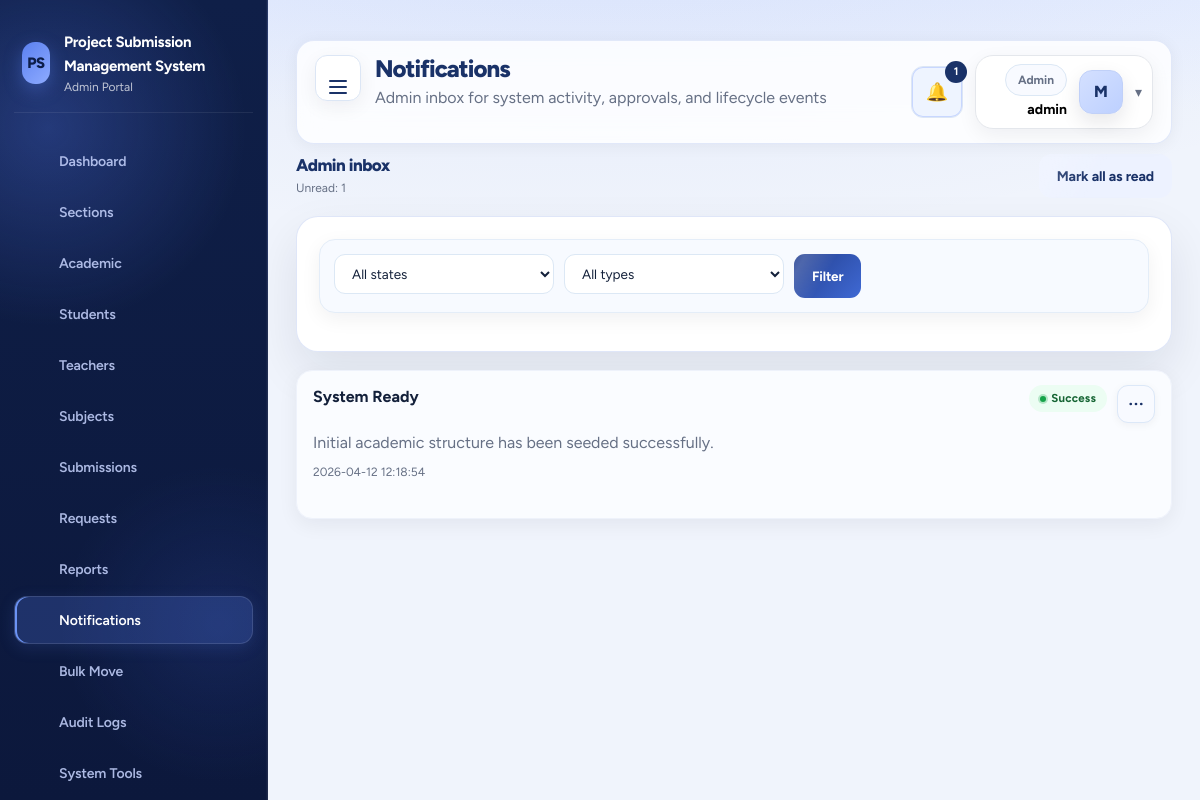
/project/admin/notifications.php (signed in), run on the app's committed database.
### tables this page shows
CREATE TABLE notifications (
    id INT AUTO_INCREMENT PRIMARY KEY,
    user_type ENUM('admin', 'teacher', 'student') NOT NULL,
    user_id INT NOT NULL,
    title VARCHAR(255) NOT NULL,
    message TEXT NOT NULL,
    type ENUM('info', 'success', 'warning') NOT NULL DEFAULT 'info',
    is_read TINYINT(1) NOT NULL DEFAULT 0,
    created_at TIMESTAMP DEFAULT CURRENT_TIMESTAMP,
    INDEX idx_notifications_user (user_type, user_id),
    INDEX idx_notifications_read (is_read)
);

### project/backend/config/app.php (called while the page is built, shortened)
<?php
function url(string $path = ''): string {
    return rtrim(APP_URL, '/') . '/' . ltrim($path, '/');
}
function asset_url(string $file): string {
    $relative = 'backend/assets/' . ltrim($file, '/');
    $absolute = dirname(__DIR__) . '/assets/' . ltrim($file, '/');
    $version = is_file($absolute) ? ('?v=' . filemtime($absolute)) : '';
    return url($relative) . $version;
}
function h(?string $value): string { return htmlspecialchars((string) $value, ENT_QUOTES, 'UTF-8'); }

### project/backend/config/auth.php (called while the page is built, shortened)
<?php
require_once __DIR__ . '/db.php';
function current_portal_role(): ?string {
    static $portalRole = null;
    static $resolved = false;
    if ($resolved) {
        return $portalRole;
    }
    $scriptPath = str_replace('\\', '/', $_SERVER['SCRIPT_NAME'] ?? '');
    $segments = array_values(array_filter(explode('/', trim($scriptPath, '/'))));
    $portalRole = $segments[1] ?? null;
    $resolved = true;
    return $portalRole;
}
function session_auth_store(): array {
    $auth = $_SESSION['auth'] ?? [];
    return is_array($auth) ? $auth : [];
}
function current_role(): ?string {
    $portalRole = current_portal_role();
    $auth = session_auth_store();
    if ($portalRole && isset($auth[$portalRole]['user'])) {
        return $portalRole;
    }
    return null;
}
function current_user(): ?array {
    $portalRole = current_portal_role();
    $auth = session_auth_store();
    if ($portalRole && isset($auth[$portalRole]['user']) && is_array($auth[$portalRole]['user'])) {
        return $auth[$portalRole]['user'];
    }
    return null;
}
function count_unread_notifications(string $userType, int $userId): int {
    $stmt = pdo()->prepare('SELECT COUNT(*) FROM notifications WHERE user_type = ? AND user_id = ? AND is_read = 0');
    $stmt->execute([$userType, $userId]);
    return (int) $stmt->fetchColumn();
}

### project/backend/config/db.php (called while the page is built)
<?php
require_once __DIR__ . '/app.php';
function pdo(): PDO {
    static $pdo = null;
    if ($pdo instanceof PDO) {
        return $pdo;
    }
    $host = DB_HOST;
    $port = (string) DB_PORT;
    $db   = DB_NAME;
    $user = DB_USER;
    $pass = DB_PASS;
    $dsn = "mysql:host={$host};port={$port};dbname={$db};charset=utf8mb4";
    $options = [
        PDO::ATTR_ERRMODE => PDO::ERRMODE_EXCEPTION,
        PDO::ATTR_DEFAULT_FETCH_MODE => PDO::FETCH_ASSOC,
        PDO::ATTR_EMULATE_PREPARES => false,
    ];
    $pdo = new PDO($dsn, $user, $pass, $options);
    return $pdo;
}

### project/admin/notifications.php (the view, shortened to what this page needs)
<?php
require_once __DIR__ . '/../backend/helpers/query.php';
$admin = current_user();
$state = trim($_GET['state'] ?? '');
$type = trim($_GET['type'] ?? '');
$rows = fetch_notification_filters('admin', (int) $admin['id'], $state, $type);
$title = 'Notifications';
$subtitle = 'Admin inbox for system activity, approvals, and lifecycle events';
require_once __DIR__ . '/../backend/partials/header.php';
?>
<div class="split-header">
  <div>
    <h3 class="section-title">Admin inbox</h3>
    <div class="muted small">Unread: <?= count_unread_notifications('admin', (int) $admin['id']) ?></div>
  </div>
  <form method="post"><input type="hidden" name="_csrf" value="<?= h(csrf_token()) ?>"><input type="hidden" name="action" value="mark_all_read"><button class="btn btn-secondary" type="submit">Mark all as read</button></form>
</div>
<div class="card" style="margin-top:18px;">
  <form method="get" class="filter-row">
    <select name="state">
      <option value="">All states</option>
    </select>
    <select name="type">
      <option value="">All types</option>
    </select>
    <button class="btn" type="submit">Filter</button>
  </form>
</div>
<div class="timeline-list" style="margin-top:18px;">
  <?php foreach ($rows as $row): ?>
    <div id="notification-<?= (int) $row['id'] ?>"
         class="timeline-item <?= (int) $row['is_read'] === 0 ? 'unread' : '' ?>"
         <?= (int) $row['is_read'] === 0 ? 'title="Click anywhere on this card to mark as read"' : '' ?>>
      <div class="notification-title-row">
        <strong><?= h($row['title']) ?></strong>
        <div class="table-actions">
          <?= status_badge($row['type']) ?>
          <?php if ((int) $row['is_read'] === 0): ?>
            <form method="post">
              <button class="btn btn-outline btn-sm" type="submit" title="Mark as read">Mark read</button>
            </form>
          <?php endif; ?>
        </div>
      </div>
      <p><?= h($row['message']) ?></p>
      <div class="muted small"><?= h($row['created_at']) ?></div>
    </div>
  <?php endforeach; ?>
</div>
<?php require_once __DIR__ . '/../backend/partials/footer.php'; ?>

### project/backend/partials/header.php (shortened to what this page needs)
<?php
$role = current_role();
$user = current_user();
$currentPath = $_SERVER['PHP_SELF'] ?? '';
$nav = [
    'admin' => [
        'Dashboard' => 'admin/dashboard.php',
        'Sections' => 'admin/sections.php',
        'Academic' => 'admin/academic.php',
        'Students' => 'admin/students.php',
        'Teachers' => 'admin/teachers.php',
        'Subjects' => 'admin/subjects.php',
        'Submissions' => 'admin/submissions.php',
        'Requests' => 'admin/requests.php',
        'Reports' => 'admin/reports.php',
        'Notifications' => 'admin/notifications.php',
        'Bulk Move' => 'admin/bulk_move.php',
        'Audit Logs' => 'admin/audit_logs.php',
        'System Tools' => 'admin/system_tools.php',
        'Settings' => 'admin/settings.php',
    ],
    'teacher' => [
        'Dashboard' => 'teacher/dashboard.php',
        'Students' => 'teacher/students.php',
        'Subjects' => 'teacher/subjects.php',
        'Submissions' => 'teacher/submissions.php',
        'Notifications' => 'teacher/notifications.php',
        'Profile' => 'teacher/profile.php',
    ],
    'student' => [
        'Dashboard' => 'student/dashboard.php',
        'Subjects' => 'student/subjects.php',
        'Submit' => 'student/submit.php',
        'My Submissions' => 'student/my_submissions.php',
        'Notifications' => 'student/notifications.php',
        'Profile' => 'student/profile.php',
    ],
];
$avatarInitial = strtoupper(substr(trim((string) ($user['full_name'] ?? $user['username'] ?? 'U')), 0, 1));
$avatarPath = trim((string) ($user['avatar_path'] ?? ''));
$avatarUrl = $avatarPath !== '' ? url(ltrim($avatarPath, '/')) : '';
$avatarStyle = $avatarUrl !== '' ? ' style="background-image:url(' . h($avatarUrl) . ')"' : '';
$avatarClasses = 'student-avatar';
$unreadCount = 0;
$recentNotifications = [];
if ($role && $user) {
    $unreadCount = count_unread_notifications($role, (int) $user['id']);
    $recentNotifications = fetch_notifications($role, (int) $user['id'], 5);
}
?>
<!doctype html>
<html lang="en">
<head>
  <link href="https://cdn.jsdelivr.net/npm/bootstrap@5.3.3/dist/css/bootstrap.min.css" rel="stylesheet">
  <link href="https://cdn.jsdelivr.net/npm/bootstrap-icons@1.11.3/font/bootstrap-icons.min.css" rel="stylesheet">
  <link rel="stylesheet" href="<?= h(asset_url('app.css')) ?>">
</head>
<body class="role-<?= h($role ?: 'guest') ?>">
<div class="app-shell">
<?php if ($role): ?>
  <aside class="sidebar sidebar-pro <?= $role === 'student' ? 'student-sidebar-shell' : '' ?>" data-sidebar>
    <div class="brand-block student-brand-block">
      <div class="brand-mark">PS</div>
      <div>
        <strong><?= h(APP_NAME) ?></strong>
        <div class="muted small sidebar-muted"><?= h(ucfirst($role)) ?> Portal</div>
      </div>
    </div>
    <nav class="side-nav <?= $role === 'student' ? 'student-side-nav-modern' : '' ?>">
      <?php foreach (($nav[$role] ?? []) as $label => $path): ?>
        <?php $isActive = str_contains($currentPath, basename($path)); ?>
        <a class="<?= $isActive ? 'active' : '' ?>" href="<?= h(url($path)) ?>" data-nav-label="<?= h($label) ?>" <?= $isActive ? 'aria-current="page"' : '' ?>>
          <span class="nav-icon"><?= $navIcons[$label] ?? ($navIcons['Settings'] ?? '') ?></span>
          <span><?= h($label) ?></span>
        </a>
      <?php endforeach; ?>
    </nav>
  </aside>
<?php endif; ?>
<main class="main-content <?= $role ? '' : 'no-sidebar' ?>">
  <header class="topbar modern-topbar <?= $role === 'student' ? 'student-topbar-shell' : '' ?>">
    <div class="topbar-heading-wrap">
      <?php if ($role): ?>
        <button type="button" class="icon-btn sidebar-toggle-btn" data-sidebar-toggle aria-label="Toggle navigation" aria-expanded="true" title="Toggle navigation">
          <span class="sidebar-toggle-bars" aria-hidden="true"><span></span><span></span><span></span></span>
        </button>
      <?php endif; ?>
      <div>
      <h1><?= h($title ?? 'Dashboard') ?></h1>
      <?php if (!empty($subtitle)): ?><p class="muted"><?= h($subtitle) ?></p><?php endif; ?>
      </div>
    </div>
    <?php if ($role && $user): ?>
      <div class="topbar-meta modern-meta <?= $role === 'student' ? 'student-topbar-meta' : '' ?>">
        <div class="notification-menu">
          <button type="button" class="icon-btn topbar-alert-btn <?= str_contains($currentPath, 'notifications.php') ? 'is-current' : '' ?>" data-toggle-menu data-notification-toggle aria-expanded="false" aria-haspopup="true" aria-controls="topbar-notification-dropdown" aria-label="Toggle notifications<?= $unreadCount > 0 ? ' (' . (int) $unreadCount . ' unread)' : '' ?>" title="Notifications">
            <span class="topbar-alert-icon" aria-hidden="true">🔔</span>
            <?php if ($unreadCount > 0): ?><span class="badge-count"><?= (int) $unreadCount ?></span><?php endif; ?>
          </button>
            <?php if ($recentNotifications): ?>
              <?php foreach ($recentNotifications as $note): ?>
                    <?= status_badge($note['type']) ?>
              <?php endforeach; ?>
            <?php else: ?>
              <div class="notification-empty muted">No notifications yet.</div>
            <?php endif; ?>
        </div>
        <div class="profile-menu dropdown-shell <?= $role === 'student' ? 'student-topbar-usercard' : '' ?>" data-dropdown-shell>
          <button type="button" class="profile-toggle" data-dropdown-toggle aria-expanded="false" aria-label="Open profile menu" title="Profile menu">
            <div class="profile-toggle-copy">
              <div class="pill soft"><?= h(ucfirst($role)) ?></div>
              <strong><?= h($user['username'] ?? $user['full_name'] ?? 'User') ?></strong>
            </div>
            <div class="<?= h($avatarClasses) ?>" data-student-avatar data-avatar-initial="<?= h($avatarInitial) ?>"<?= $avatarStyle ?>><?= h($avatarInitial) ?></div>
            <span class="profile-caret" aria-hidden="true">▾</span>
          </button>
        </div>
      </div>
    <?php endif; ?>
  </header>

### project/backend/helpers/query.php (shortened to what this page needs)
<?php
require_once __DIR__ . '/../config/auth.php';
function fetch_notification_filters(string $userType, int $userId, string $state = '', string $type = ''): array {
    $sql = 'SELECT * FROM notifications WHERE user_type = ? AND user_id = ?';
    $params = [$userType, $userId];
    $sql .= ' ORDER BY created_at DESC';
    $stmt = pdo()->prepare($sql);
    $stmt->execute($params);
    return $stmt->fetchAll();
}
function status_badge(string $status): string {
    return '<span class="status ' . h($status) . '">' . h(ucwords(str_replace('_', ' ', $status))) . '</span>';
}

### data on the page
notifications: user "1", user_type "admin", title "System Ready", type "Success", message "Initial academic structure has been seeded successfully.", created_at "2026-04-12 12:18:54"

### other printed values
APP_NAME "Project Submission Management System"
$role "Admin"
$label "Dashboard"
$label "Sections"
$label "Academic"
$label "Students"
$label "Teachers"
$label "Subjects"
$label "Submissions"
$label "Requests"
$label "Reports"
$label "Notifications"
$label "Bulk Move"
$label "Audit Logs"
$label "System Tools"
